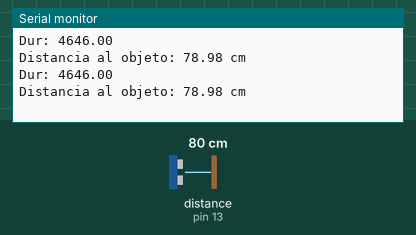
The sketch below on a simulated Arduino Uno, built with avr-gcc and run on an emulated ATmega328P. Shown: the last lines printed to the serial monitor. Wiring (inferred from the names in the program): ultrasonic range finder: trigger pin 12; echo pin 13. Inputs (shaded band) come from the test bench; at power-on: distance to the obstacle (sensor on pin 13) 80 cm. The echo pulse lasts 58.3 µs per cm.

Above: at 1.8 s.
1.9 s: distance to the obstacle (sensor on pin 13) set to 2 cm
At 2.8 s:
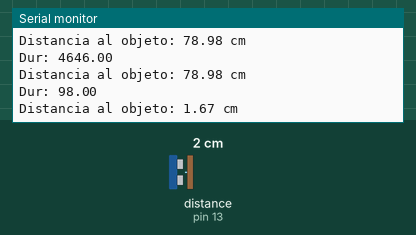
3.4 s: distance to the obstacle (sensor on pin 13) set to 4 cm
At 4.8 s:
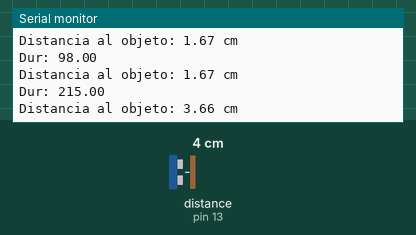
Timing chart, 0 to 6.4 s (numbered marks = the images above; inputs shaded):
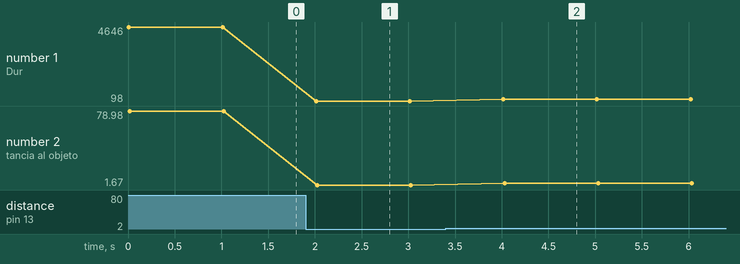

The sketch:

UltraSonido.ino
```cpp
const int echo = 13;
const int tigger = 12;

double dur,cm;

void setup() {
  Serial.begin(9600);
  pinMode(echo,INPUT);
  pinMode(tigger,OUTPUT);
}

void loop() {
  digitalWrite(tigger, LOW);
  delayMicroseconds(5);
  digitalWrite(tigger, HIGH);
  delayMicroseconds(10);
  digitalWrite(tigger, LOW);
  dur = pulseIn(echo, HIGH);
  Serial.print("Dur: ");
  Serial.println(dur);
  cm = dur*0.017;
  Serial.print("Distancia al objeto: ");
  Serial.print(cm);
  Serial.println(" cm");
  delay(1000);
}
```

Measured:
- after the input at 1.9 s, the serial monitor: prints a new line after 0.11 s (image 1)
- after the input at 3.4 s, the serial monitor: prints a new line after 0.62 s (image 2)
- plotted number 1: 4646 → 98 after the input at 1.9 s, 98 → 215 after the input at 3.4 s
- plotted number 2: 78.98 → 1.67 after the input at 1.9 s, 1.67 → 3.66 after the input at 3.4 s
